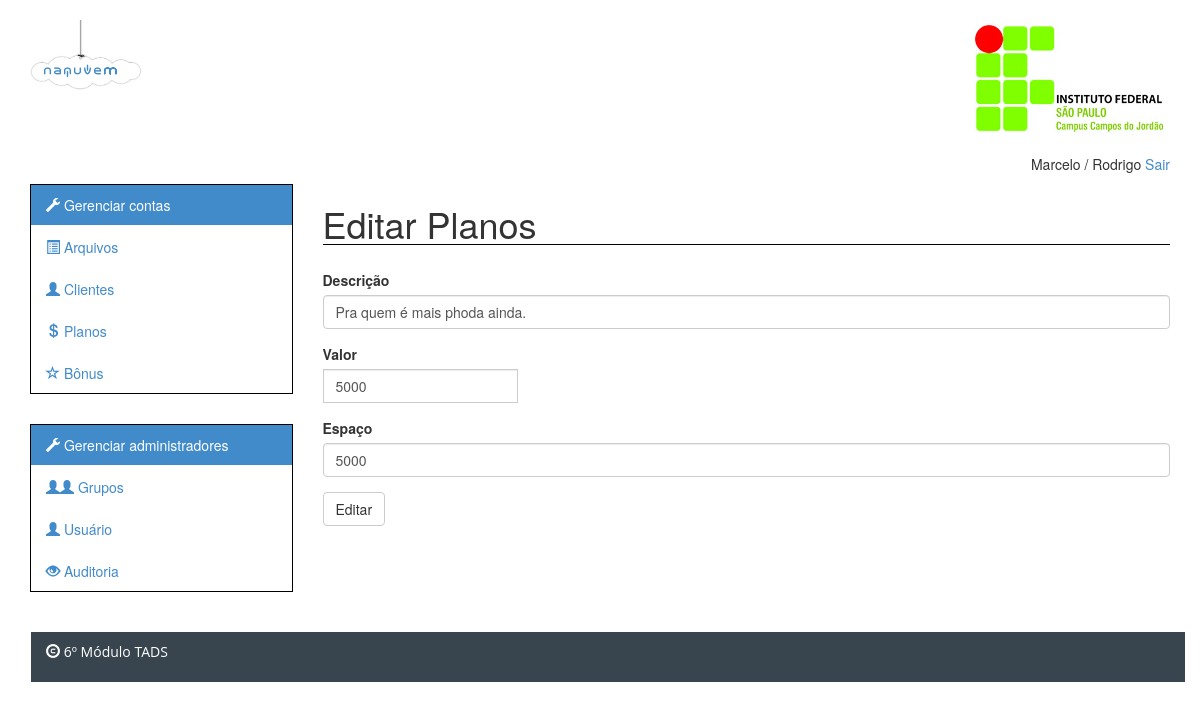
/index.php/adm_planos/editar/1, run on the app's committed database.
### tables this page shows
CREATE TABLE IF NOT EXISTS `planos` (
  `codigo` INT NOT NULL AUTO_INCREMENT,
  `descricao` TEXT NOT NULL,
  `valor` DOUBLE NOT NULL,
  `espaco` BIGINT NOT NULL,
  `nome` VARCHAR(45) NOT NULL,
  PRIMARY KEY (`codigo`),
  UNIQUE INDEX `nome_UNIQUE` (`nome` ASC));

### src/application/controllers/adm_planos.php (called while the page is built, shortened)
<?php if ( ! defined('BASEPATH')) exit('No direct script access allowed');
class Adm_Planos extends CI_Controller {
	public function editar($codigo = NULL)
	{
		if(!$codigo)
			redirect('/adm_planos/listar');
		else
		{
			$this->load->model('PlanosModel', 'planos');
			$planos = $this->planos->get($codigo);
			$dados = array('planos' => $planos);
			$modulo = array('modulo' => 'adm_planos');
			$this->load->view('adm/layout/header');
			$this->load->view('adm/layout/menu');
			$this->load->view('adm/planos/editar', $dados);
			$this->load->view('adm/layout/footer', $modulo);
		}
	}
}

### src/index.php (called while the page is built, shortened)
<?php
require_once BASEPATH.'core/CodeIgniter.php';

### src/application/models/planosmodel.php (called while the page is built, shortened)
<?php if (!defined('BASEPATH')) exit('No direct script access allowed');
	class PlanosModel extends CI_Model {
		public function get($codigo = NULL)
		{
			$this->db->order_by('descricao');
			if(!$codigo)
			{
				$query = $this->db->get('planos');
				return $query->result();
			}
			else
			{
				$where = array('codigo' => $codigo);
				$query = $this->db->get_where('planos', $where);
				return $query->row();
			}
		}
	}
?>

### src/application/views/adm/planos/editar.php (the view, shortened to what this page needs)
<section class = "col-sm-9" id = "content">
	<h1>Editar Planos</h1>
	<form action="<?php echo site_url('adm_planos/editar_plano'); ?>" method = "post"
	id = "frm_cadastro">
		<div class="form-group">
			<label for="descricao">Descrição</label>
			<input type="text" class="form-control required" id="descricao" name = "descricao" value = "<?php echo $planos->descricao; ?>"
			placeholder="Digite a descrição do plano" />
		</div>
		<div class="form-group">
			<label for="valor">Valor</label>
		    <div class="input-group">
		      <input type="number" class="form-control required" id="valor" name = "valor" value = "<?php echo $planos->valor; ?>"
		      placeholder="Digite o valor do plano" />
		    </div>
		</div>
		<div class="form-group">
			<label for="espaco">Espaço</label>
			<input type="number" class="form-control required" id="espaco" name = "espaco" value = "<?php echo $planos->espaco; ?>"
			placeholder="Digite o espaço" />
		</div>
		<button type="submit" class="btn btn-default" id = "btn_editar">Editar</button>
	</form>
</section>

### src/css/estilo_admin.css (style rules this page uses)
h1 { border-bottom: 1px solid black; }
#frm_cadastro { padding: 15px 0px 15px 0px; }

### data on the page
planos: descricao "Pra quem é mais phoda ainda.", valor "5000", espaco "5000"
